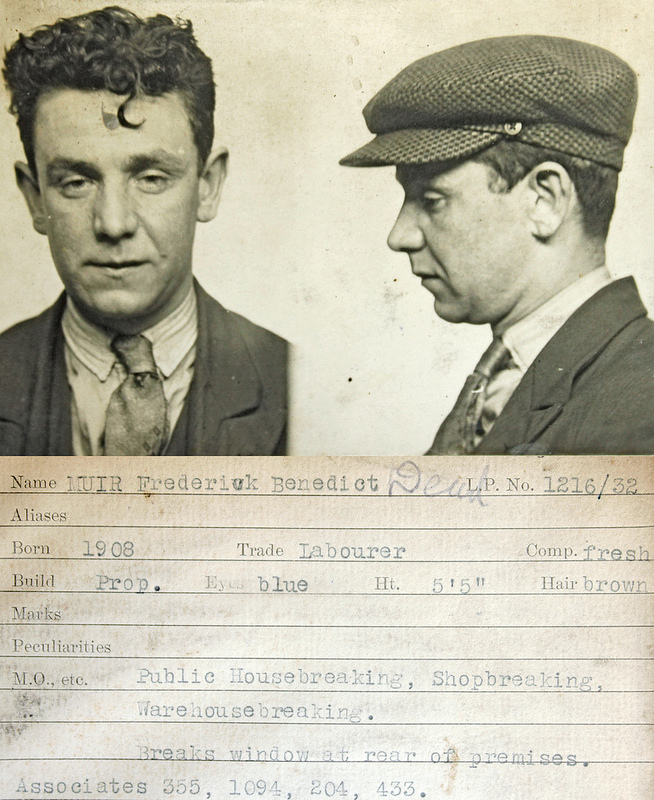
%> input picture Document_Mugshot.jpg, 654 x 800 px
$ octave segment1.m   (GNU Octave 9; MATLAB toolbox functions it lacks are replaced by stand-ins)
%> lines starting %> are read from the running program, lines starting %| are printed output that depends on the picture
close all;
clear;
% im = imread('Document_3Handprint.jpg');
% im = imread('Document_Mansion.jpg');
im = imread('Document_Mugshot.jpg');
%> im is the input picture: size 800x654x3 uint8; mean R, G, B 189.7, 186.3, 168.1
% im = imread('Document_TomHorn.jpg');
% im = imread('Document_voynich_pg-39-40.jpg');
% im = imread('Document_Will.jpg');

im1 = im2double(im);
im1 = rgb2gray(im1);
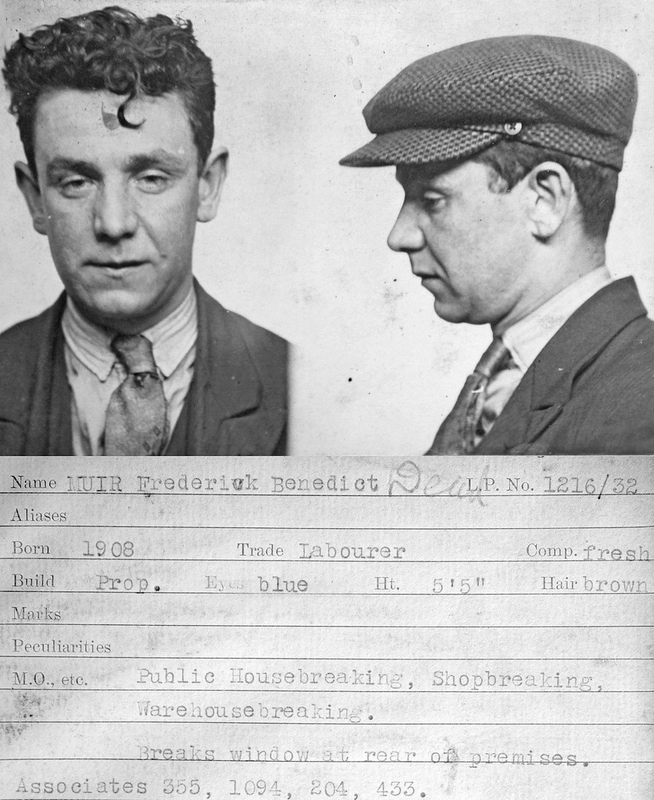
%> im1: size 800x654 double; min 0.00505, max 1, mean 0.727
imwd = size(im1,1);
%> imwd = 800
imht = size(im1,2);
%> imht = 654

% Median filtering the image to remove noise
% im1 = medfilt2(im1,[3 3]);

t = graythresh(im1);
%> t = 0.62

% im2 = im1 > t;
im2 = im1;

% finding edges
BW = edge(im2,'canny');
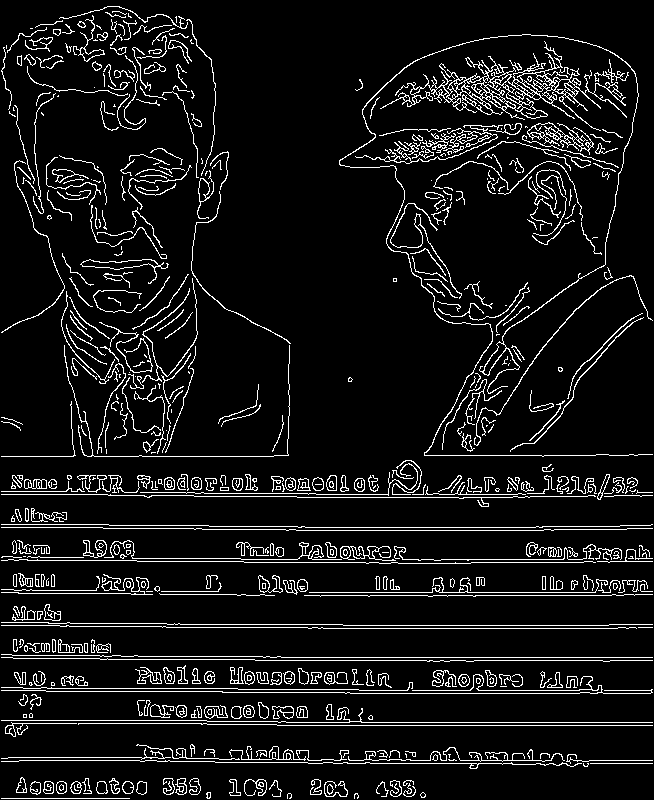
%> BW: size 800x654 logical; 8.2% white in thin lines or dots

szr = 4; szc = 4;
msk = ones(szr,szc);
msk(1,:) = 0;
msk(:,1) = 0;
msk(end,:) = 0;
msk(:,end) = 0;

% Smoothing image to reduce the number of connected components
B = conv2(double(BW),double(msk));
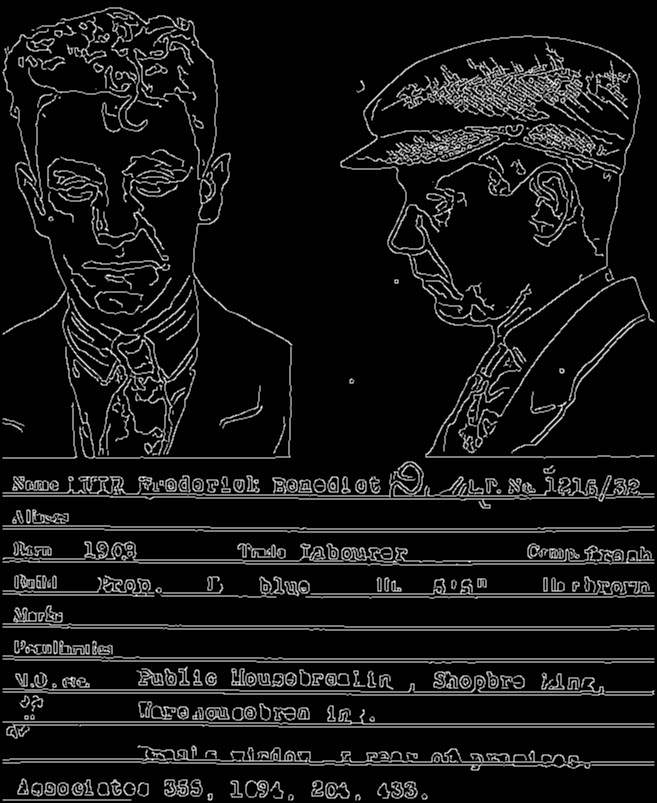
%> B: size 803x657 double; min 0, max 4, mean 0.324; drawn with min black and max white

% figure(1)
% subplot(1,2,1),imshow(im);title('orignal image');
% subplot(1,2,2),imshow(B);title('segmented image');

figure, subplot(2,3,1), imshow(im), title('orig'),
subplot(2,3,2), imshow(im1), title('im1')
subplot(2,3,3), imshow(im2), title('im2')
subplot(2,3,4), imshow(BW), title('BW')
subplot(2,3,5), imshow(B), title('B')
%> after `imshow(B)`:
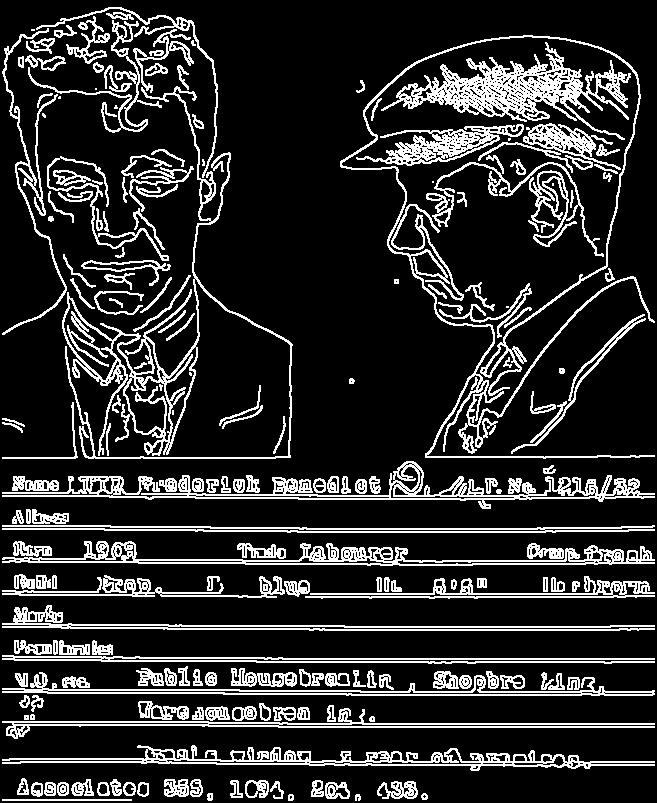
%> displayed picture: size 803x657, on the screen's scale of 0 to 255; 17% white in thin lines or dots


L = bwlabel(B,8);
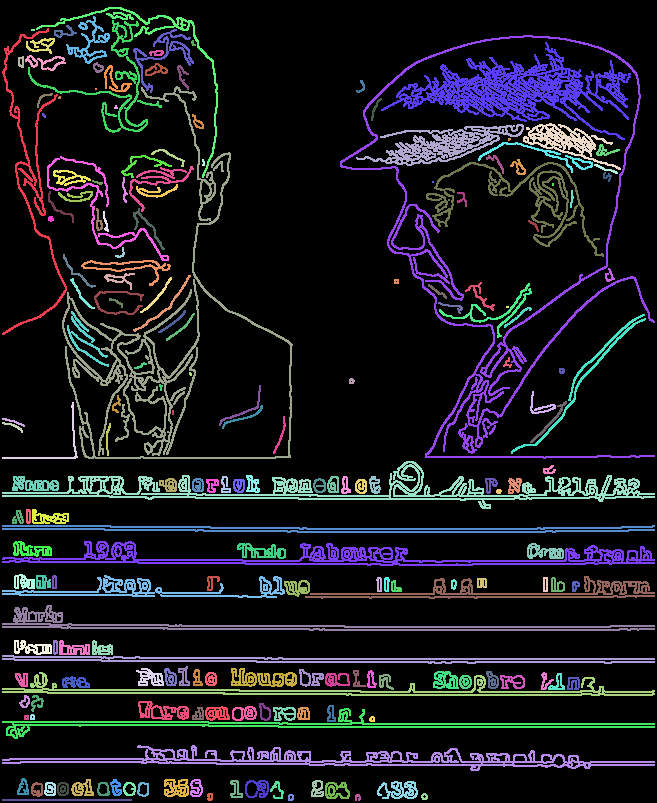
%> L: size 803x657 double; 200 distinct labels, from 0 to 199; one colour per label, 0 black
mx = max(max(L));
%> mx = 199
boxwd = 2;

% maxlength = 300;
% maxheight = 300;
maxlength = 0.25*imwd;
%> maxlength = 200
maxheight = 0.25*imht;
%> maxheight = 163.5

for ic = 1:mx
	[r,c] = find(L==ic);
	minr = min(r);
	maxr = max(r);
	minc = min(c);
	maxc = max(c);

	if (maxc - minc) > maxlength
		continue
	end

	if (maxr - minr) > maxheight
		continue
	end

	% top
	im(minr, minc:maxc, 1) = 255;
	im(minr, minc:maxc, 2) = 0;
	im(minr, minc:maxc, 3) = 0;

	% bottom
	im(maxr, minc:maxc, 1) = 255;
	im(maxr, minc:maxc, 2) = 0;
	im(maxr, minc:maxc, 3) = 0;

	% left
	im(minr:maxr, minc, 1) = 255;
	im(minr:maxr, minc, 2) = 0;
	im(minr:maxr, minc, 3) = 0;

	% right
	im(minr:maxr, maxc, 1) = 255;
	im(minr:maxr, maxc, 2) = 0;
	im(minr:maxr, maxc, 3) = 0;
end
%> this loop made 199 passes
%> (minr, maxr, minc, maxc) on passes 1 to 3: (29, 335, 3, 67), (419, 427, 3, 25), (423, 433, 3, 23)
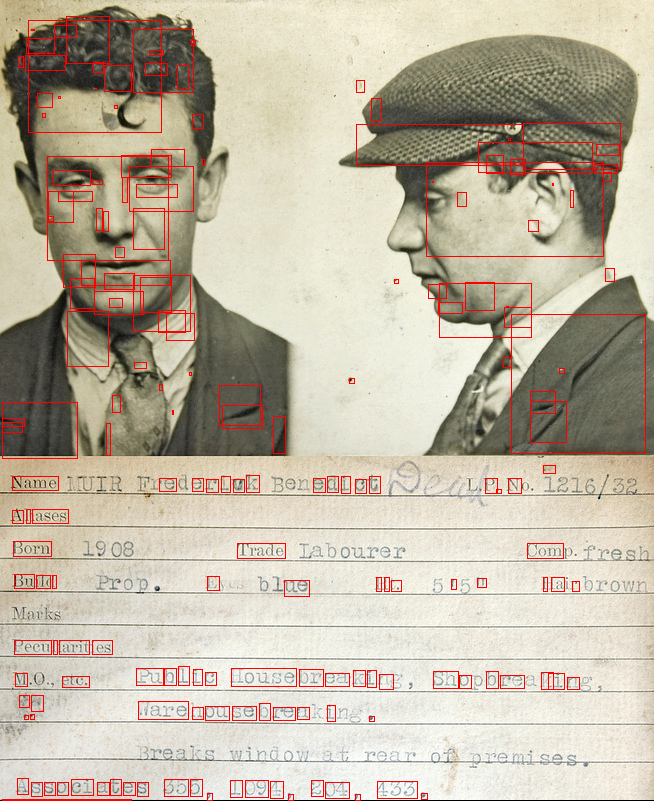
%> im: size 801x654x3 uint8; mean R, G, B 192.3, 181.7, 164

figure, imshow(im)

$ run again, with Document_TomHorn.jpg copied over Document_Mugshot.jpg
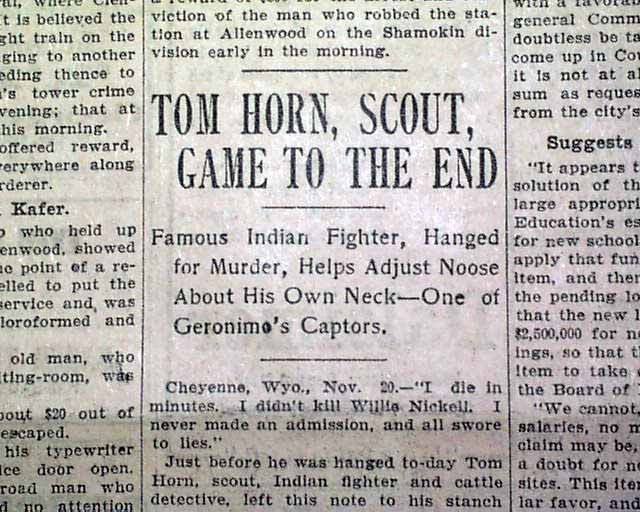
%> input picture Document_TomHorn.jpg, 640 x 512 px
%> im is the input picture: size 512x640x3 uint8; mean R, G, B 181.9, 177.9, 175
%> t = 0.569
%> BW: size 512x640 logical; 13.8% white in thin lines or dots
%> `L = bwlabel(B,8);`:
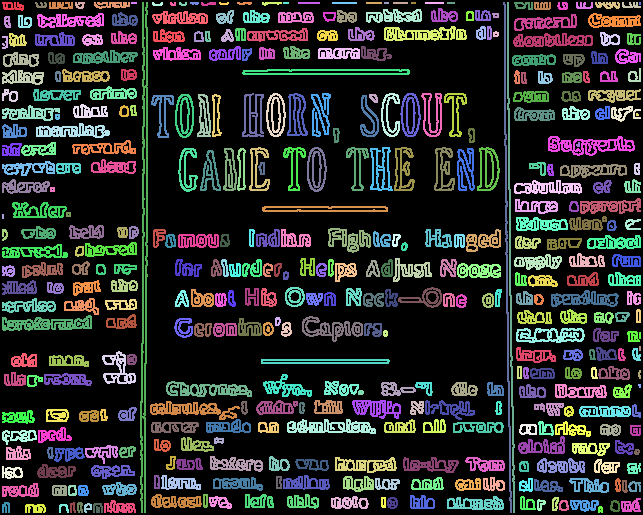
%> L: size 515x643 double; 416 distinct labels, from 0 to 415; one colour per label, 0 black
%> mx = 415
%> the loop `for ic = 1:mx` made 415 passes
%> (minr, maxr, minc, maxc) on passes 1 to 3: (3, 11, 3, 24), (37, 49, 3, 8), (71, 85, 3, 44)
%> after the loop `for ic = 1:mx`:
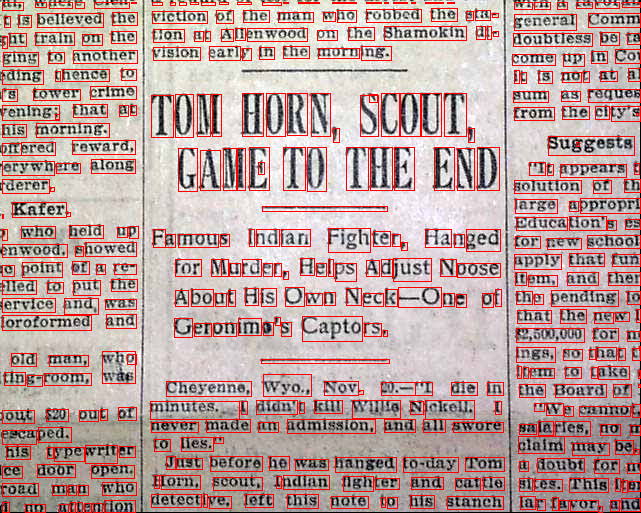
%> im: size 513x641x3 uint8; mean R, G, B 188.7, 161.2, 158.6
